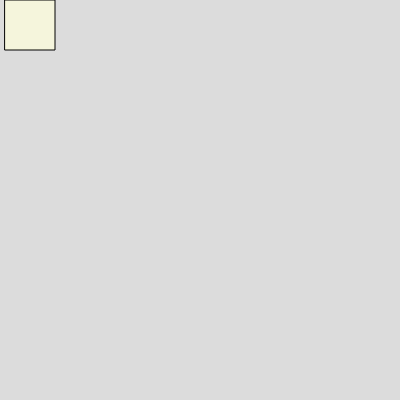
Frame 1 (no input)
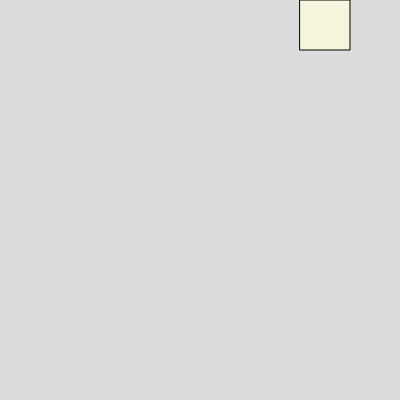
Frame 60 (no input)
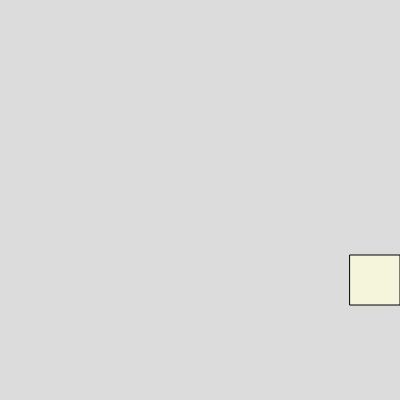
Frame 120 (the mouse pressed at the canvas centre since frame 60)

The p5.js sketch that drew these frames (run headless with seeded random() and noise() and a simulated clock; from frame 60 on, the mouse is pressed at the canvas centre):

// p5.js sketch
// ── sketch.js
// Square Moving Around Screen
// Sept 19, 2024



let x = 0;
let y = 0;
let speed = 5;
let state = "right";
let squareSize = 50;

function setup() {
  createCanvas(400, 400);
}

function draw() {
  background(220);
  moveSquare();
  displaySquare();
}


function moveSquare() {
  if (state === "right"){
    x += speed
    if (x >= width - squareSize){
      state = "down";
    }
  }
  
  if (state === "down"){
    y += speed;
    if (y >= height - squareSize){
      state = "left";
    }
  }
  
  if (state === "left"){
  x -= speed
    if (x <= 0){
      state = "up";
    }
  }
  
  if (state === "up"){
    y -= speed;
    if (y <= 0){
      state = "right";
    }
  }
}

function displaySquare() {
  fill("beige")
  square(x, y, squareSize)
}
